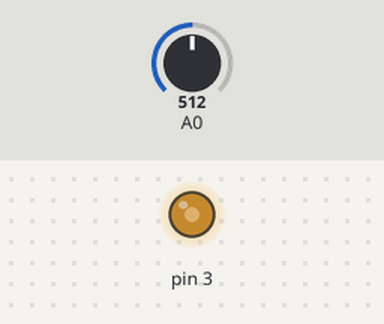
The sketch below on a simulated Arduino Uno, built with avr-gcc and run on an emulated ATmega328P. On the bench: output pins drawn as LEDs (lit = HIGH). The test bench sets the inputs (shaded band); at power-on: A0 = 512.

Above: at 1.2 s.
1.3 s: A0 set to 306
At 2.2 s:
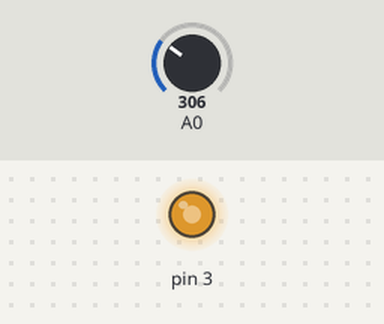
2.8 s: A0 set to 122
At 3.4 s:
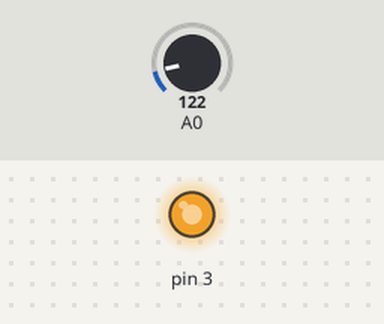
4.3 s: A0 set to 900
At 5.5 s:
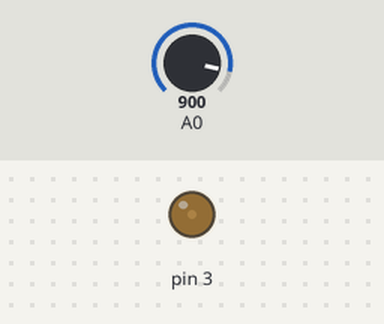
5.8 s: A0 set to 1023
At 6.8 s:
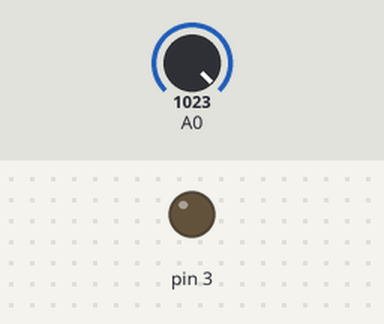
Timing chart, 0 to 8.3 s (numbered marks = the images above; inputs shaded):
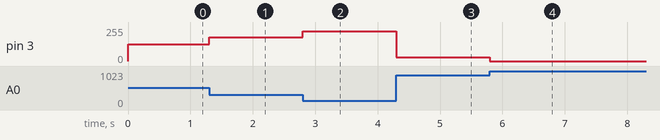

Measured:
- after the input at 1.3 s, pin 3: 127/255 → 179/255 at once
- after the input at 2.8 s, pin 3: 179/255 → 225/255 at once
- after the input at 4.3 s, pin 3: 225/255 → 30/255 at once
- after the input at 5.8 s, pin 3: 30/255 → 0/255 at once

The sketch:

chapter4-list5.ino
```cpp
void setup(){
  pinMode(3, OUTPUT);
}

void loop(){
  int val = analogRead(0);
  int led = 255 - (val / 4);
  analogWrite(3, led);
}
```
